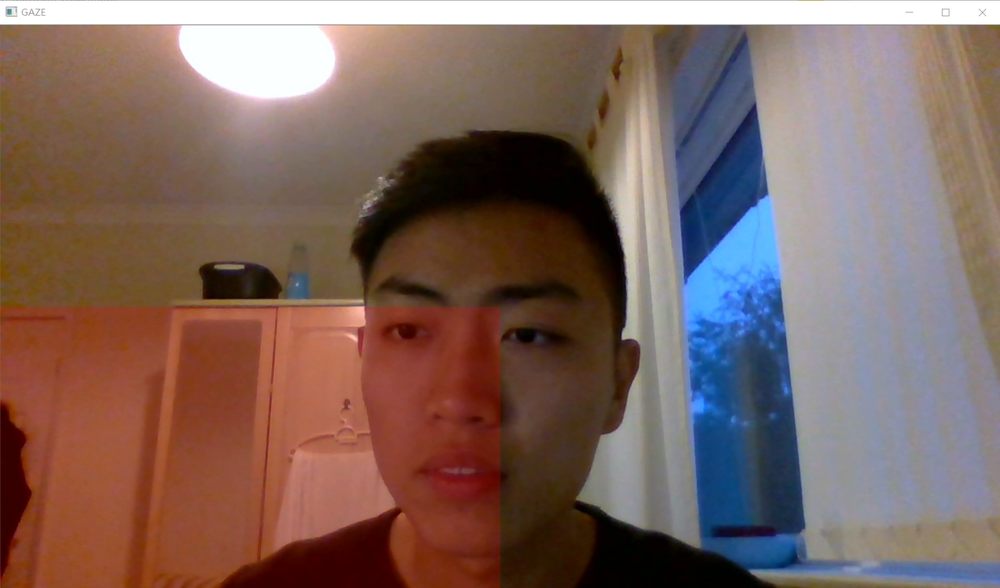
#> input picture example/bottom left.png, 1000 x 588 px, shrunk from 1600 x 940 before the run
$ python -i features.py   (imports and definitions only)
#> lines starting #> are read from the running program, lines starting #| are printed output that depends on the picture; after the words box and inside, x2 and y2 are one past the last pixel; in counts of white or black regions, pixels touching at a corner belong together
#> further down, picture is the input picture: shape (588, 1000, 3); mean B, G, R 95.3, 102.1, 125.9
### lib.py
import time
import numpy as np

def current_time():
    return int(round(time.time() * 1000))

def crop_image(img, crop):
    return img[crop[1]:crop[1]+crop[3],crop[0]:crop[0]+crop[2],:]

### features.py
import numpy as np
import cv2
from lib import current_time

face_cascade = cv2.CascadeClassifier('E:\\OpenCV_4.1.0\\opencv\\build\\etc\\haarcascades\\haarcascade_frontalface_default.xml')
eye_cascade = cv2.CascadeClassifier('E:\\OpenCV_4.1.0\\opencv\\build\\etc\\haarcascades\\haarcascade_eye.xml')

def faceGridFromFaceRect(frameW, frameH, gridW, gridH, labelFaceX, labelFaceY, labelFaceW, labelFaceH, parameterized):

    scaleX = gridW / frameW
    scaleY = gridH / frameH

    if parameterized:
      labelFaceGrid = np.zeros(4)
    else:
      labelFaceGrid = np.zeros(gridW * gridH)

    grid = np.zeros((gridH, gridW))

    # Use one-based image coordinates.
    xLo = round(labelFaceX * scaleX)
    yLo = round(labelFaceY * scaleY)
    w = round(labelFaceW * scaleX)
    h = round(labelFaceH * scaleY)

    if parameterized:
        labelFaceGrid = [xLo, yLo, w, h]
    else:
        xHi = xLo + w
        yHi = yLo + h

        # Clamp the values in the range.
        xLo = int(min(gridW, max(0, xLo)))
        xHi = int(min(gridW, max(0, xHi)))
        yLo = int(min(gridH, max(0, yLo)))
        yHi = int(min(gridH, max(0, yHi)))

        faceLocation = np.ones((yHi - yLo, xHi - xLo))
        grid[yLo:yHi, xLo:xHi] = faceLocation

        # Flatten the grid.
        grid = np.transpose(grid)
        labelFaceGrid = grid.flatten()

    return labelFaceGrid

def detect_eyes(face, img, gray):
    [x,y,w,h] = face
    roi_gray = gray[y:y+h, x:x+w]

    eyes = eye_cascade.detectMultiScale(roi_gray)
    eyes_sorted_by_size = sorted(eyes, key=lambda x: -x[2])
    largest_eyes = eyes_sorted_by_size[:2]
    # sort by x position
    largest_eyes.sort(key=lambda x: x[0])
    # offset by face start
    return list(map(lambda eye: [face[0] + eye[0], face[1] + eye[1], eye[2], eye[3]], largest_eyes))

def get_face_grid(face, frameW, frameH, gridSize):
    faceX,faceY,faceW,faceH = face

    return faceGridFromFaceRect(frameW, frameH, gridSize, gridSize, faceX, faceY, faceW, faceH, False)

def extract_image_features(img):
    start_ms = current_time()
    gray = cv2.cvtColor(img, cv2.COLOR_BGR2GRAY)
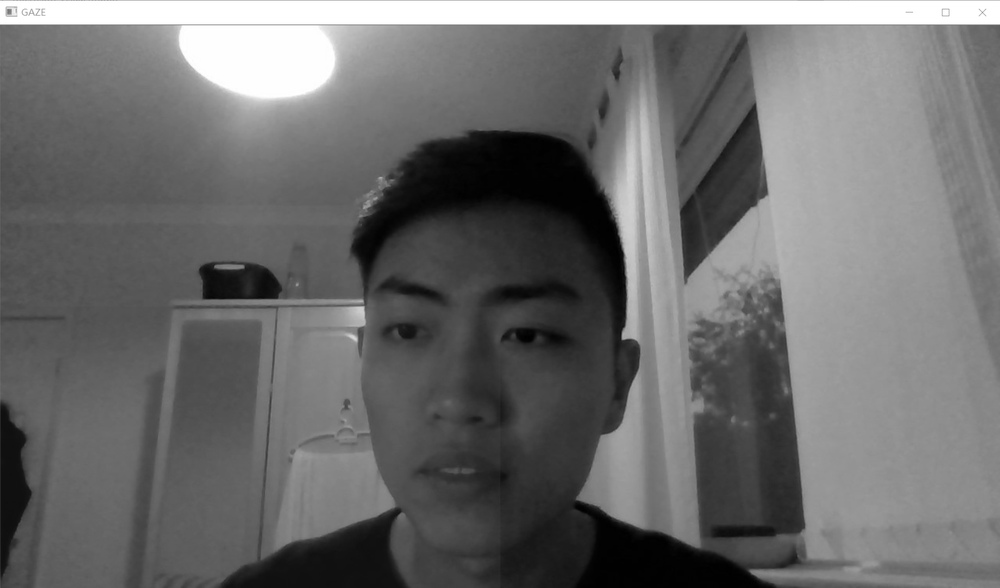
#> gray: shape (588, 1000); min 0, max 255, mean 108.4
    face_detections = face_cascade.detectMultiScale(gray, 1.3, 5)
#> face_detections = [[327, 231, 278, 278]]
    #  print('face detection took ' + str((current_time() - start_ms) / 1000.))

    left_to_right_face_detections = sorted(face_detections, key=lambda detection: detection[0])
#> left_to_right_face_detections = [[327, 231, 278, 278]]

    faces = []
    face_features = []
    for [x,y,w,h] in left_to_right_face_detections:
        face = [x, y, w, h]
        #  start_eyes = current_time()
        eyes = detect_eyes(face, img, gray)
        #  print('eye extraction '  + str((current_time() - start_eyes) / 1000.))
        face_grid = get_face_grid(face, img.shape[1], img.shape[0], 25)

        faces.append(face)
        face_features.append([eyes, face_grid])
#> this loop made 1 pass
#> (eyes, faceX in get_face_grid, faceY in get_face_grid) on pass 1: ([[376, 305, 55, 55], [489, 302, 69, 69]], 327, 231)
#> pass 1, in detect_eyes, `roi_gray = gray[y:y+h, x:x+w]`:
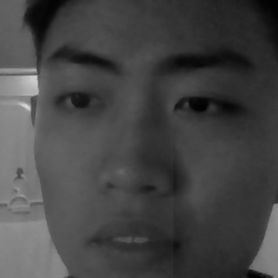
#> roi_gray: shape (278, 278); min 1, max 213, mean 68.7
#> pass 1, in faceGridFromFaceRect, `grid = np.transpose(grid)`:
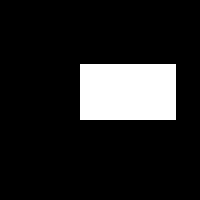
#> grid: shape (25, 25) float64 (shown 8 times larger); values 0 (black) and 1 (white), 13.4% white; 1 white region, box (x1, y1, x2, y2) and area: (10, 8, 22, 15) 84
#> after the loop, face_features = 1 item; faces = [[327, 231, 278, 278]]

    #duration_ms = current_time() - start_ms
    #  print("Face and eye extraction took: ", str(duration_ms / 1000) + "s")

    return img, faces, face_features

def draw_detected_features(img, faces, face_features):

    for i, face in enumerate(faces):
        [x, y, w, h] = face
        eyes, face_grid = face_features[i]

        cv2.rectangle(img,(x,y),(x+w,y+h),(255,0,0),2)

        for [ex,ey,ew,eh] in eyes:
            cv2.rectangle(img,(ex,ey),(ex+ew,ey+eh),(0,255,0),2)


gridSize = 25

>>> import cv2
>>> picture = cv2.imread('example/bottom left.png')
>>> result = extract_image_features(picture)

$ run again, on example/bottom right.png
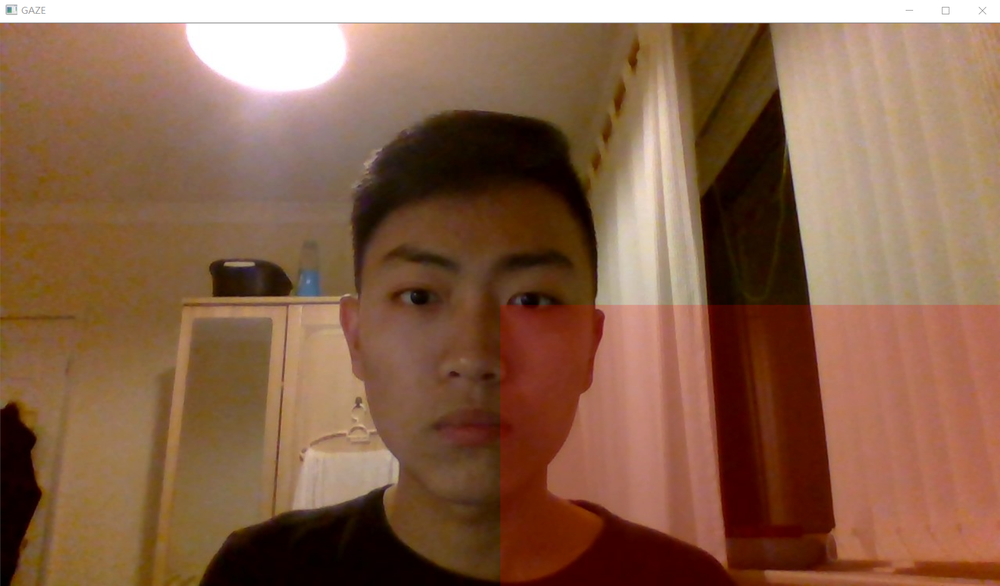
#> input picture example/bottom right.png, 1000 x 586 px, shrunk from 1600 x 937 before the run
#> picture is the input picture: shape (586, 1000, 3); mean B, G, R 75.2, 99.2, 136.3
#> face_detections = [[333, 193, 271, 271]]
#> the loop in extract_image_features, `for [x,y,w,h] in left_to_right_face_detections:` made 1 pass
#> (eyes, eyes_sorted_by_size in detect_eyes, faceX in get_face_grid, faceY in get_face_grid) on pass 1: ([[381, 263, 66, 66], [497, 268, 64, 64]], [[48, 70, 66, 66], [164, 75, 64, 64], [139, 170, 30, 30]], 333, 193)
#> pass 1, in detect_eyes, `roi_gray = gray[y:y+h, x:x+w]`:
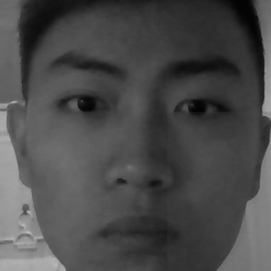
#> roi_gray: shape (271, 271); min 2, max 186, mean 74.3
#> pass 1, in faceGridFromFaceRect, `grid = np.transpose(grid)`:
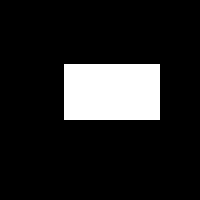
#> grid: shape (25, 25) float64 (shown 8 times larger); values 0 (black) and 1 (white), 13.4% white; 1 white region, box (x1, y1, x2, y2) and area: (8, 8, 20, 15) 84
#> after the loop in extract_image_features, `for [x,y,w,h] in left_to_right_face_detections:`: face_features = 1 item; faces = [[333, 193, 271, 271]]

$ run again, on example/upper left.png
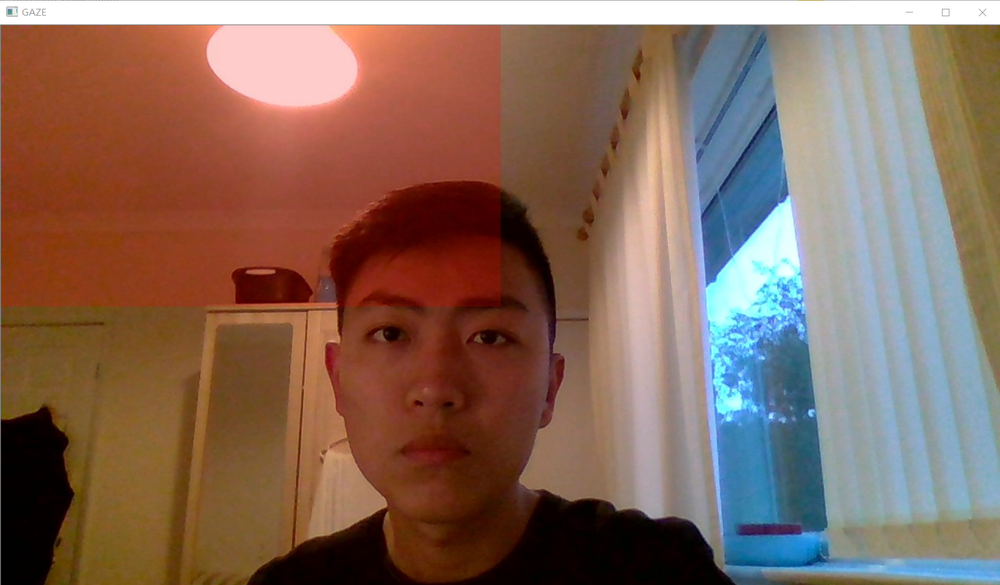
#> input picture example/upper left.png, 1000 x 585 px, shrunk from 1601 x 936 before the run
#> picture is the input picture: shape (585, 1000, 3); mean B, G, R 92.2, 105.7, 133.7
#> face_detections = [[324, 243, 235, 235]]
#> the loop in extract_image_features, `for [x,y,w,h] in left_to_right_face_detections:` made 1 pass
#> (eyes, eyes_sorted_by_size in detect_eyes, faceX in get_face_grid, faceY in get_face_grid) on pass 1: ([[359, 307, 56, 56], [461, 310, 55, 55]], [[35, 64, 56, 56], [137, 67, 55, 55], [73, 138, 39, 39]], 324, 243)
#> pass 1, in detect_eyes, `roi_gray = gray[y:y+h, x:x+w]`:
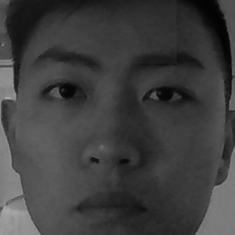
#> roi_gray: shape (235, 235); min 2, max 170, mean 62.7
#> pass 1, in faceGridFromFaceRect, `grid = np.transpose(grid)`:
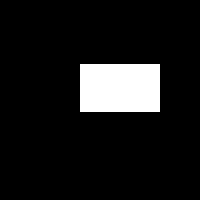
#> grid: shape (25, 25) float64 (shown 8 times larger); values 0 (black) and 1 (white), 9.6% white; 1 white region, box (x1, y1, x2, y2) and area: (10, 8, 20, 14) 60
#> after the loop in extract_image_features, `for [x,y,w,h] in left_to_right_face_detections:`: face_features = 1 item; faces = [[324, 243, 235, 235]]
